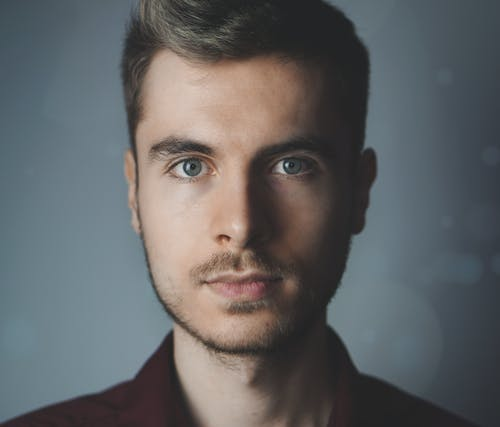
#> input picture imagedemo.jpg, 500 x 427 px
$ jupyter execute imagecartoon.ipynb   (shell and % lines are left out)
#> lines starting #> are read from the running program, lines starting #| are printed output that depends on the picture; after the words box and inside, x2 and y2 are one past the last pixel; in counts of white or black regions, pixels touching at a corner belong together
[cell 1]
# Importing the required modules
import cv2
import easygui
import numpy as np
import imageio
import sys
import matplotlib.pyplot as plt
import os
import tkinter as tk
from tkinter import filedialog
from tkinter import *
from PIL import ImageTk, Image

[cell 2]
#we will build the main window of our application, where the buttons, labels, and images will reside

[cell 3]
def upload():
    ImagePath=easygui.fileopenbox()
    cartoonify(ImagePath)

[cell 4]
def cartoonify(ImagePath): imagedemo.jpg

[cell 5]
ImagePath= "imagedemo.jpg"
originalmage = cv2.imread(ImagePath)
#> originalmage is the input picture: shape (427, 500, 3); mean B, G, R 100.4, 99.1, 97.7
originalmage = cv2.cvtColor(originalmage, cv2.COLOR_BGR2RGB)
if originalmage is None:
    print("Can not find any image. Choose appropriate file")
    sys.exit()

ReSized1 = cv2.resize(originalmage, (960, 540))
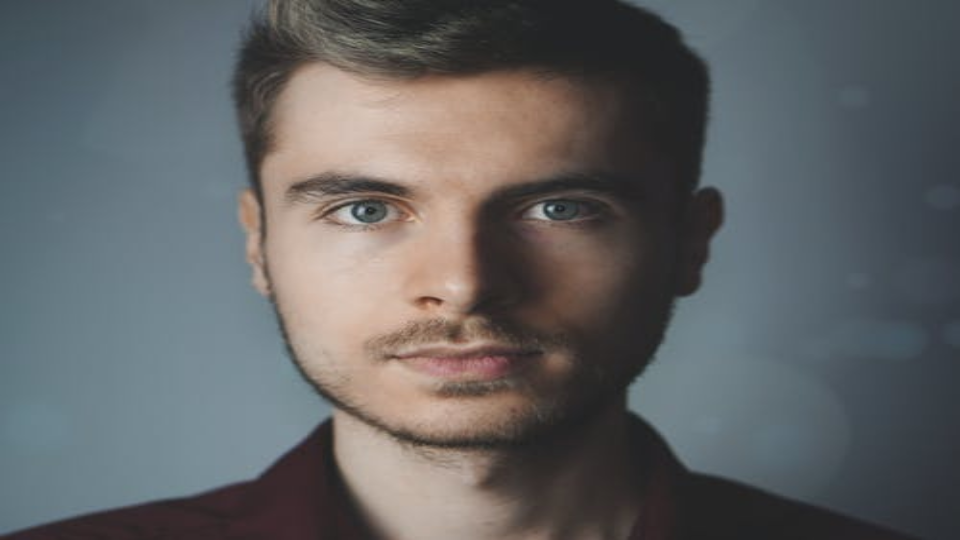
#> ReSized1: shape (540, 960, 3); mean R, G, B 97.6, 99, 100.3

[cell 6]
#Transforming an image to grayscale

[cell 7]
grayScaleImage = cv2.cvtColor(originalmage, cv2.COLOR_BGR2GRAY)
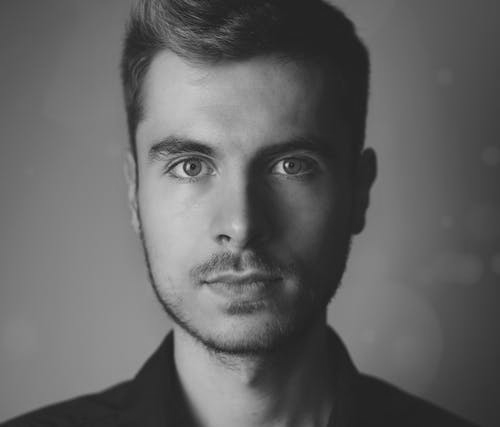
#> grayScaleImage: shape (427, 500); min 22, max 210, mean 99.3
ReSized2 = cv2.resize(grayScaleImage, (960, 540))
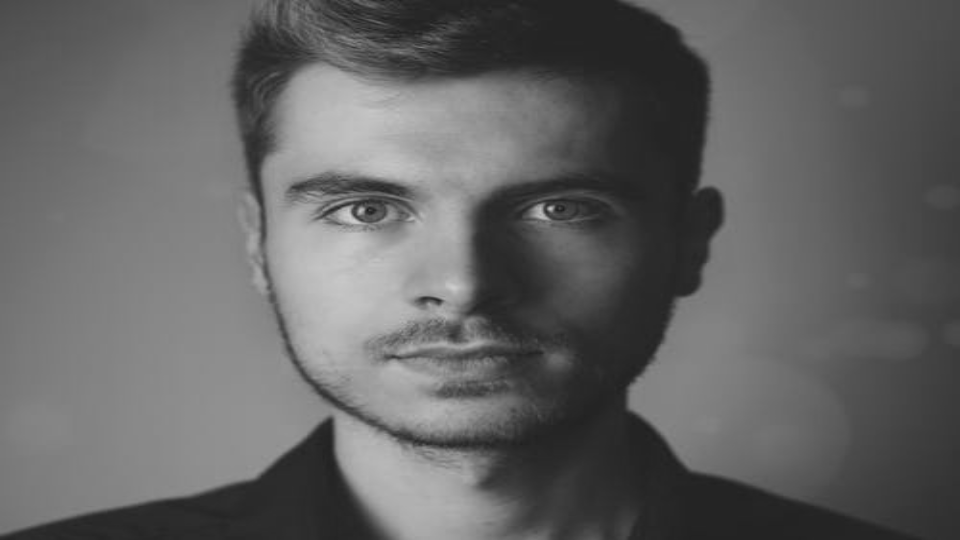
#> ReSized2: shape (540, 960); min 26, max 206, mean 99.2

[cell 8]
plt.imshow(ReSized2, cmap='gray')

[cell 9]
#Smoothening a grayscale image

[cell 10]
smoothGrayScale = cv2.medianBlur(grayScaleImage, 5)
ReSized3 = cv2.resize(smoothGrayScale, (960, 540))

[cell 11]
plt.imshow(ReSized3, cmap='gray')

[cell 12]
#Retrieving the edges of the image for cartoon effect using thresholding techniques

[cell 13]
getEdge = cv2.adaptiveThreshold(smoothGrayScale, 255,
  cv2.ADAPTIVE_THRESH_MEAN_C,
  cv2.THRESH_BINARY, 9, 9)
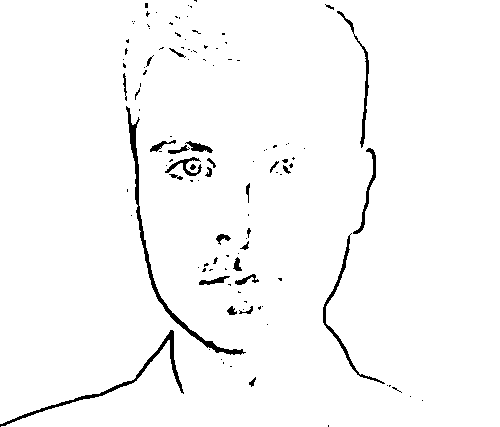
#> getEdge: shape (427, 500); 97.5% white; 118 black regions (88 under 20 px), largest, box (x1, y1, x2, y2) and area: (126, 106, 246, 355) 1267, (0, 330, 184, 427) 890, (323, 233, 385, 384) 543
ReSized4 = cv2.resize(getEdge, (960, 540))
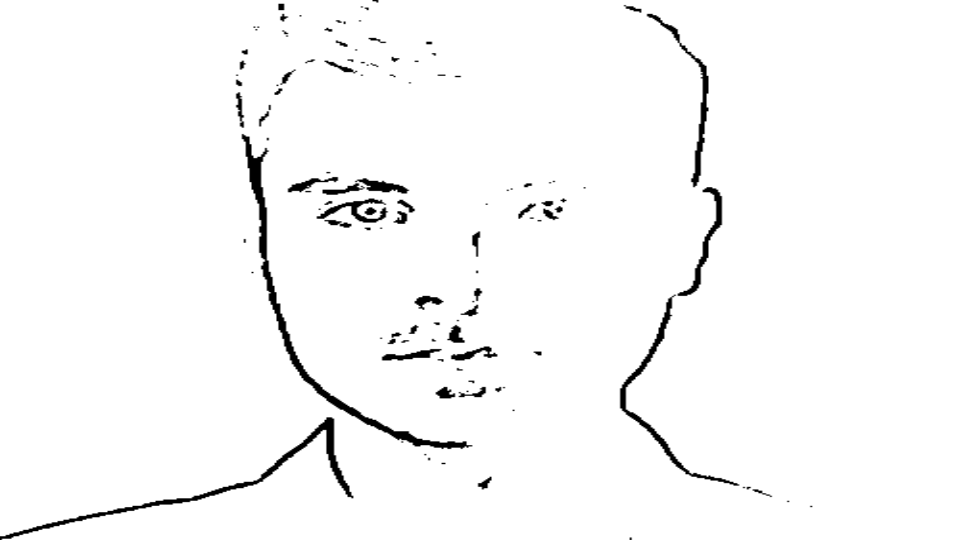
#> ReSized4: shape (540, 960); min 0, max 255, mean 248.7

[cell 14]
plt.imshow(ReSized4, cmap='gray')

[cell 15]
#Preparing a Mask Image
#applying bilateral filter to remove noise

[cell 16]
colorImage = cv2.bilateralFilter(originalmage, 9, 300, 300)
ReSized5 = cv2.resize(colorImage, (960, 540))

[cell 17]
plt.imshow(ReSized5, cmap='gray')

[cell 18]
#now the Cartoon Effect
#masking edged image with our "BEAUTIFY" image
cartoonImage = cv2.bitwise_and(colorImage, colorImage, mask=getEdge)
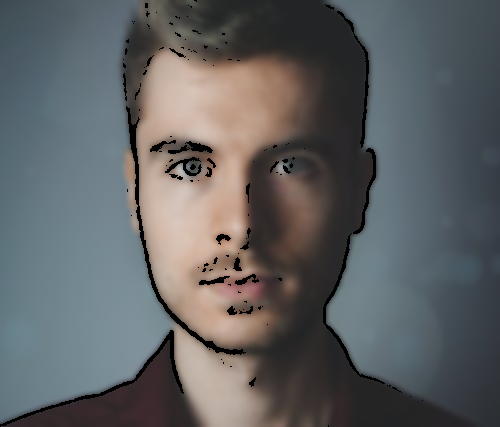
#> cartoonImage: shape (427, 500, 3); mean R, G, B 95.6, 97.2, 98.6
ReSized6 = cv2.resize(cartoonImage, (960, 540))
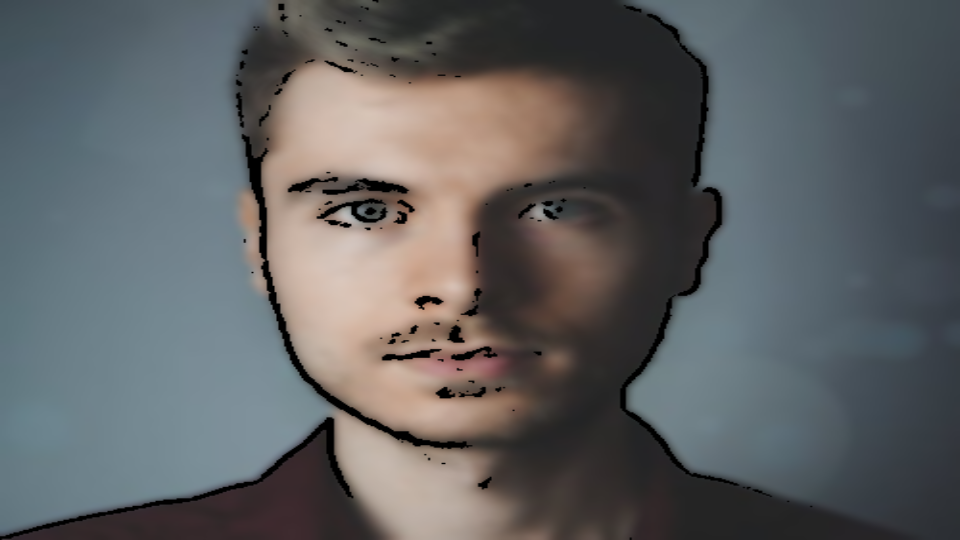
#> ReSized6: shape (540, 960, 3); mean R, G, B 95.5, 97.2, 98.5

[cell 19]
plt.imshow(ReSized6, cmap='gray')

[cell 20]
#Plotting all the transitions together

[cell 21]
images=[ReSized1, ReSized2, ReSized3, ReSized4, ReSized5, ReSized6]
fig, axes = plt.subplots(3,2, figsize=(8,8), subplot_kw={'xticks':[], 'yticks':[]}, gridspec_kw=dict(hspace=0.1, wspace=0.1))
for i, ax in enumerate(axes.flat):
    ax.imshow(images[i], cmap='gray')
plt.show()
